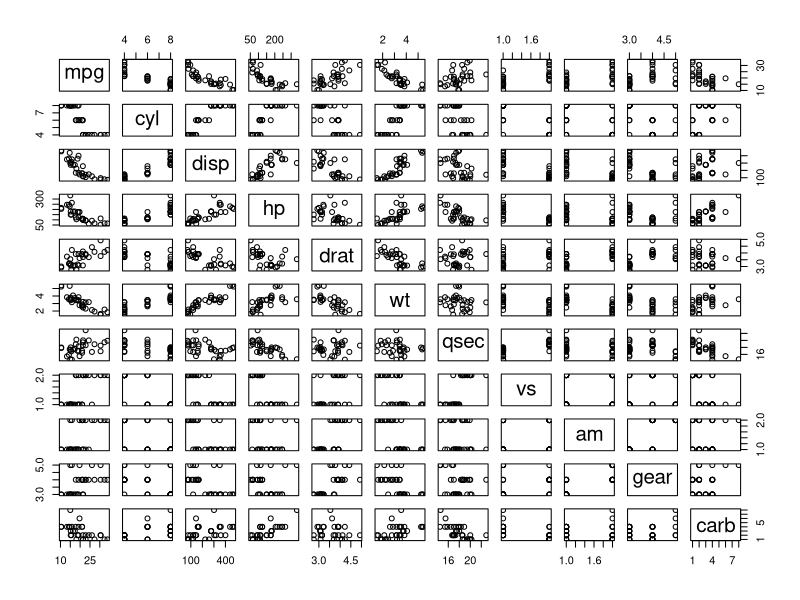
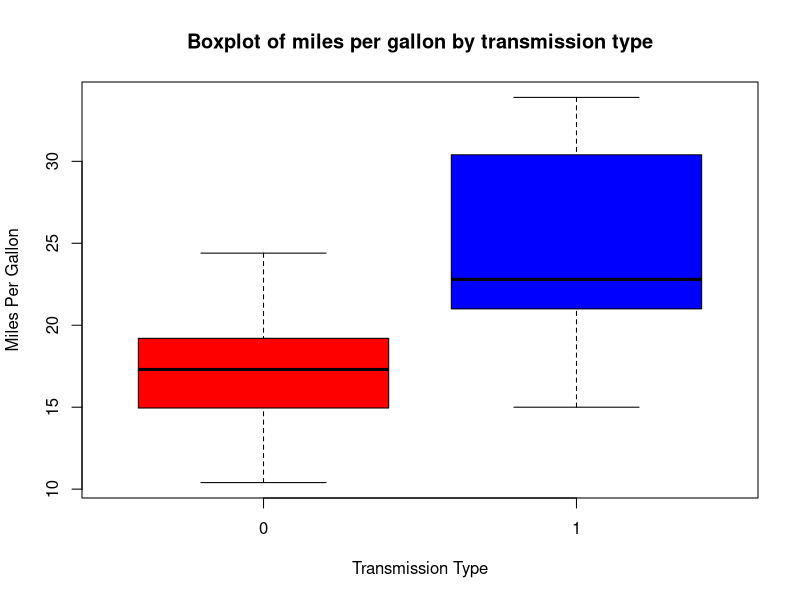

Source code (R) for these figures, in order:
## ---- chunk 1
data(mtcars)
mtcars$vs <- as.factor(mtcars$vs)
mtcars$am <- as.factor(mtcars$am)
## ---- chunk 2
initialmodel <- lm(mpg ~ ., data = mtcars)
## ---- chunk 3
bestmodel <- step(initialmodel, direction = "both")
## ---- chunk 4
summary(bestmodel)
## ---- chunk 5
t.test(mpg ~ am, data = mtcars)
## ---- chunk 6
pairs(mpg ~ ., data = mtcars)
## ---- chunk 7
boxplot(mpg ~ am, data = mtcars, main = "Boxplot of miles per gallon by transmission type", col = (c("red","blue")), ylab = "Miles Per Gallon", xlab = "Transmission Type")
